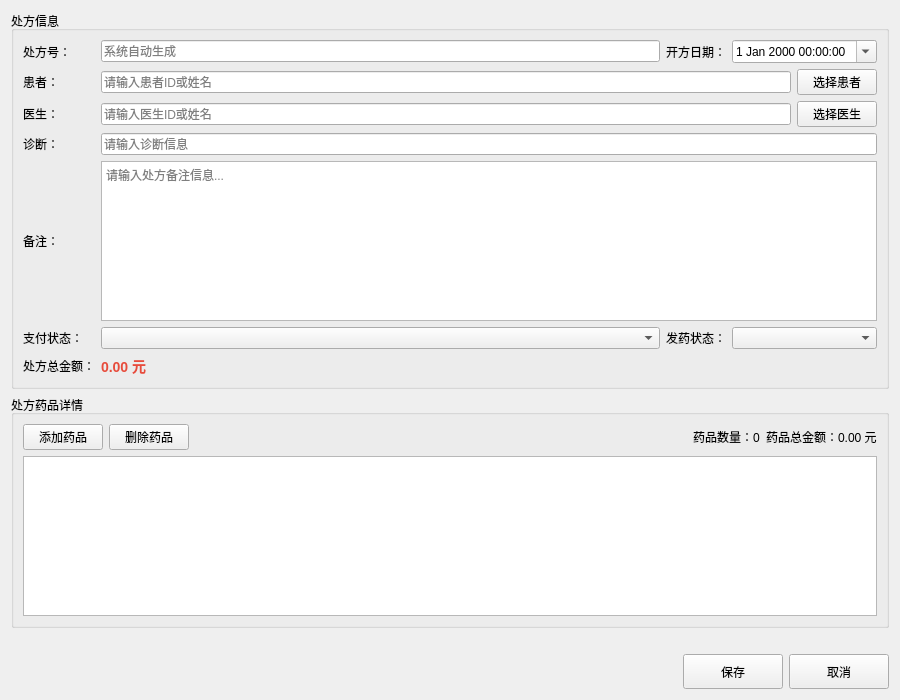
<?xml version="1.0" encoding="UTF-8"?>
<ui version="4.0">
 <class>PrescriptionEditView</class>
 <widget class="QWidget" name="PrescriptionEditView">
  <property name="geometry">
   <rect>
    <x>0</x>
    <y>0</y>
    <width>900</width>
    <height>700</height>
   </rect>
  </property>
  <property name="windowTitle">
   <string>处方编辑</string>
  </property>
  <layout class="QVBoxLayout" name="verticalLayout">
   <item>
    <widget class="QGroupBox" name="groupBox">
     <property name="title">
      <string>处方信息</string>
     </property>
     <layout class="QGridLayout" name="gridLayout">
      <item row="0" column="0">
       <widget class="QLabel" name="label">
        <property name="text">
         <string>处方号：</string>
        </property>
       </widget>
      </item>
      <item row="0" column="1">
       <widget class="QLineEdit" name="txtPrescriptionNumber">
        <property name="readOnly">
         <bool>true</bool>
        </property>
        <property name="placeholderText">
         <string>系统自动生成</string>
        </property>
       </widget>
      </item>
      <item row="0" column="2">
       <widget class="QLabel" name="label_2">
        <property name="text">
         <string>开方日期：</string>
        </property>
       </widget>
      </item>
      <item row="0" column="3">
       <widget class="QDateTimeEdit" name="datePrescriptionDate">
        <property name="calendarPopup">
         <bool>true</bool>
        </property>
       </widget>
      </item>
      <item row="1" column="0">
       <widget class="QLabel" name="label_3">
        <property name="text">
         <string>患者：</string>
        </property>
       </widget>
      </item>
      <item row="1" column="1" colspan="3">
       <layout class="QHBoxLayout" name="horizontalLayout">
        <item>
         <widget class="QLineEdit" name="txtPatientId">
          <property name="placeholderText">
           <string>请输入患者ID或姓名</string>
          </property>
         </widget>
        </item>
        <item>
         <widget class="QPushButton" name="btnSelectPatient">
          <property name="text">
           <string>选择患者</string>
          </property>
         </widget>
        </item>
       </layout>
      </item>
      <item row="2" column="0">
       <widget class="QLabel" name="label_4">
        <property name="text">
         <string>医生：</string>
        </property>
       </widget>
      </item>
      <item row="2" column="1" colspan="3">
       <layout class="QHBoxLayout" name="horizontalLayout_2">
        <item>
         <widget class="QLineEdit" name="txtDoctorId">
          <property name="placeholderText">
           <string>请输入医生ID或姓名</string>
          </property>
         </widget>
        </item>
        <item>
         <widget class="QPushButton" name="btnSelectDoctor">
          <property name="text">
           <string>选择医生</string>
          </property>
         </widget>
        </item>
       </layout>
      </item>
      <item row="3" column="0">
       <widget class="QLabel" name="label_5">
        <property name="text">
         <string>诊断：</string>
        </property>
       </widget>
      </item>
      <item row="3" column="1" colspan="3">
       <widget class="QLineEdit" name="txtDiagnosis">
        <property name="placeholderText">
         <string>请输入诊断信息</string>
        </property>
       </widget>
      </item>
      <item row="4" column="0">
       <widget class="QLabel" name="label_6">
        <property name="text">
         <string>备注：</string>
        </property>
       </widget>
      </item>
      <item row="4" column="1" colspan="3">
       <widget class="QPlainTextEdit" name="txtNotes">
        <property name="maximumHeight">
         <number>60</number>
        </property>
        <property name="placeholderText">
         <string>请输入处方备注信息...</string>
        </property>
       </widget>
      </item>
      <item row="5" column="0">
       <widget class="QLabel" name="label_7">
        <property name="text">
         <string>支付状态：</string>
        </property>
       </widget>
      </item>
      <item row="5" column="1">
       <widget class="QComboBox" name="cmbPaymentStatus"/>
      </item>
      <item row="5" column="2">
       <widget class="QLabel" name="label_8">
        <property name="text">
         <string>发药状态：</string>
        </property>
       </widget>
      </item>
      <item row="5" column="3">
       <widget class="QComboBox" name="cmbDispensingStatus"/>
      </item>
      <item row="6" column="0">
       <widget class="QLabel" name="label_9">
        <property name="text">
         <string>处方总金额：</string>
        </property>
       </widget>
      </item>
      <item row="6" column="1">
       <widget class="QLabel" name="lblTotalAmount">
        <property name="text">
         <string>0.00 元</string>
        </property>
        <property name="styleSheet">
         <string notr="true">font-weight: bold; color: #e74c3c; font-size: 14px;</string>
        </property>
       </widget>
      </item>
     </layout>
    </widget>
   </item>
   <item>
    <widget class="QGroupBox" name="groupBox_2">
     <property name="title">
      <string>处方药品详情</string>
     </property>
     <layout class="QVBoxLayout" name="verticalLayout_3">
      <item>
       <layout class="QHBoxLayout" name="horizontalLayout_3">
        <item>
         <widget class="QPushButton" name="btnAddMedicine">
          <property name="text">
           <string>添加药品</string>
          </property>
         </widget>
        </item>
        <item>
         <widget class="QPushButton" name="btnDeleteMedicine">
          <property name="text">
           <string>删除药品</string>
          </property>
         </widget>
        </item>
        <item>
         <spacer name="horizontalSpacer">
          <property name="orientation">
           <enum>Qt::Horizontal</enum>
          </property>
          <property name="sizeHint" stdset="0">
           <size>
            <width>40</width>
            <height>20</height>
           </size>
          </property>
         </spacer>
        </item>
        <item>
         <widget class="QLabel" name="lblMedicineCount">
          <property name="text">
           <string>药品数量：0</string>
          </property>
         </widget>
        </item>
        <item>
         <widget class="QLabel" name="lblMedicineTotal">
          <property name="text">
           <string>药品总金额：0.00 元</string>
          </property>
         </widget>
        </item>
       </layout>
      </item>
      <item>
       <widget class="QTableView" name="tableViewDetails">
        <property name="alternatingRowColors">
         <bool>true</bool>
        </property>
        <property name="selectionMode">
         <enum>QAbstractItemView::SingleSelection</enum>
        </property>
        <property name="selectionBehavior">
         <enum>QAbstractItemView::SelectRows</enum>
        </property>
       </widget>
      </item>
     </layout>
    </widget>
   </item>
   <item>
    <widget class="QLabel" name="lblError">
     <property name="text">
      <string/>
     </property>
     <property name="styleSheet">
      <string notr="true">color: red;</string>
     </property>
    </widget>
   </item>
   <item>
    <layout class="QHBoxLayout" name="horizontalLayout_4">
     <item>
      <spacer name="horizontalSpacer_2">
       <property name="orientation">
        <enum>Qt::Horizontal</enum>
       </property>
       <property name="sizeHint" stdset="0">
        <size>
         <width>40</width>
         <height>20</height>
        </size>
       </property>
      </spacer>
     </item>
     <item>
      <widget class="QPushButton" name="btnSave">
       <property name="minimumSize">
        <size>
         <width>100</width>
         <height>35</height>
        </size>
       </property>
       <property name="text">
        <string>保存</string>
       </property>
      </widget>
     </item>
     <item>
      <widget class="QPushButton" name="btnCancel">
       <property name="minimumSize">
        <size>
         <width>100</width>
         <height>35</height>
        </size>
       </property>
       <property name="text">
        <string>取消</string>
       </property>
      </widget>
     </item>
    </layout>
   </item>
  </layout>
 </widget>
 <resources/>
 <connections/>
</ui>
